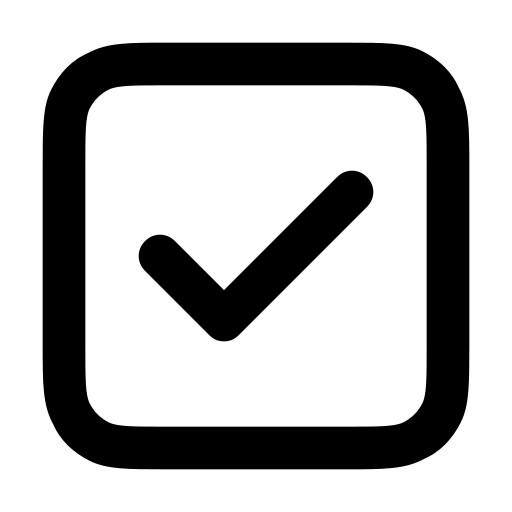
#> input picture third development/tickedbox.png, 512 x 512 px; its folder holds only this picture in this run
$ python -i daily_qs_v3.py   (imports and definitions only)
#> lines starting #> are read from the running program, lines starting #| are printed output that depends on the picture
'''this will be used as the questionnaire page.
all functions coded will be put here (GUI and back end python)'''

'''Version Three (V3, this version), is the version with changed GUI, as well
as changed transitioning between the questions inside the quenstionnaire.
Instead of using a new window to change between the questions, a new
frame will be made. The option to go back to the old  question to
give the users freedom to change their answers. The final answers will
only be seen on the textfile once the whole questionnaire has been submitted'''

from tkinter import *
import subprocess
import sys
import tkinter as tk
from tkinter import IntVar, messagebox
from PIL import Image, ImageTk
from tkinter import ttk

#Creating a dictionary with the options in the questionnaire.
questionnaire_choices = [
    " Calm 😌"," Curious 👀"," Bored 🥱"," Annoyed 😑",
    " Stressed 😰"," Joyful 😄", " Grateful 🥹", " Lonely 😔",
    " Ashamed 🙈", " Tired 😴", " Disappointed 🫠", " Peaceful ✌️"]

#Function where the users can submit their choices.
# [105 lines left out: functions q1_answers, q2_answers, q2_window_open, q3_answers, q3_window_open, not called in this run]

#Creating the main window in which the quiz will be located.
# [5 lines not run here, left out]

#Making a frame to outline the questionnaire
#This will take away from the whitespace a bit
# [1 line that did not run here, left out]

#Images for the checked and unchecked checklist boxes
def flatten_transparent_png(image_path, bg_color="#fffef8"):
    im = Image.open(image_path).convert("RGBA")
    background = Image.new("RGBA", im.size, bg_color)
    alpha = im.split()[-1]
    background.paste(im, mask=alpha)
    return background.convert("RGB")

# [1 line that did not run here, left out]
checked_pil = flatten_transparent_png("tickedbox.png").resize((48, 48), Image.Resampling.LANCZOS)
#> call 2 of flatten_transparent_png, with image_path = 'tickedbox.png', bg_color = '#fffef8'
#> in flatten_transparent_png, im is the input picture: PIL image 512x512 RGBA; mean R, G, B, A 0, 0, 0, 71.6
#> in flatten_transparent_png (call 2), `background = Image.new("RGBA", im.size, bg_color)`:
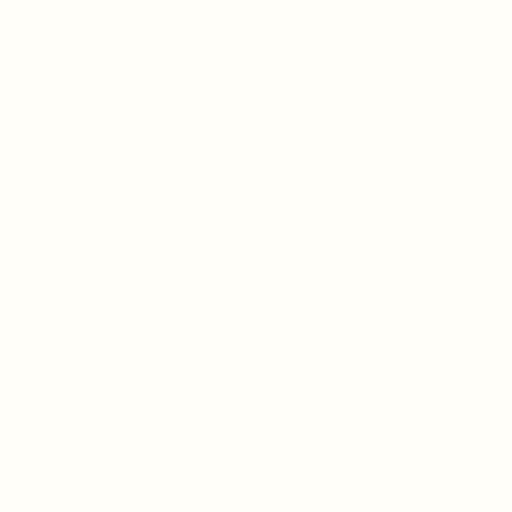
#> background: PIL image 512x512 RGBA; mean R, G, B, A 255, 254, 248, 255
#> in flatten_transparent_png (call 2), `alpha = im.split()[-1]`:
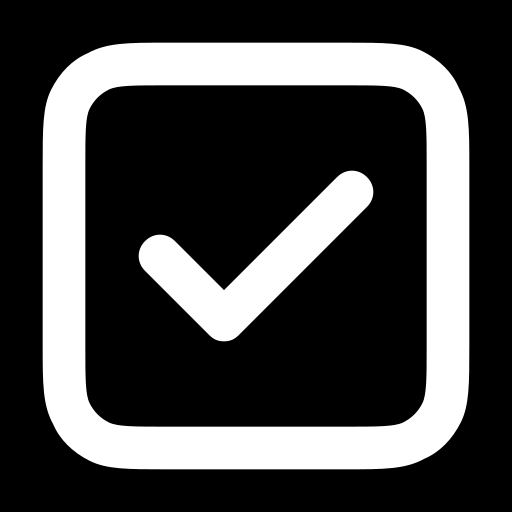
#> alpha: PIL image 512x512 L; min 0, max 255, mean 71.6
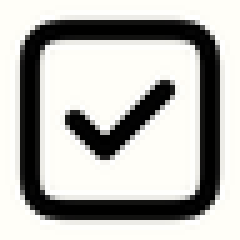
#> checked_pil: PIL image 48x48 RGB (shown 5 times larger); mean R, G, B 183.2, 182.6, 178.8

# [1 line that did not run here, left out]
checked_image = ImageTk.PhotoImage(checked_pil)


# [1 line that did not run here, left out]
# [1 line not run here, left out]

# [1 line that did not run here, left out]
# [1 line not run here, left out]
# [1 line that did not run here, left out]

#Create checkboxes.
checkbox_vars = {}
# [22 lines not run here, left out]

#Making the submit buttons for the questions
# [1 line that did not run here, left out]
# [3 lines not run here, left out]

>>> result = flatten_transparent_png('tickedbox.png')
